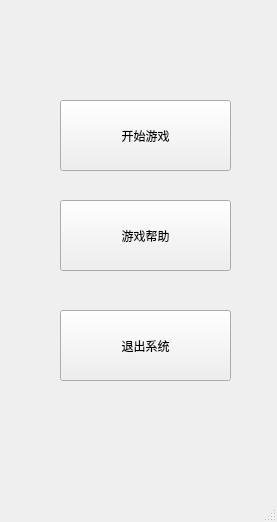
<?xml version="1.0" encoding="UTF-8"?>
<ui version="4.0">
 <class>MainWindow</class>
 <widget class="QMainWindow" name="MainWindow">
  <property name="geometry">
   <rect>
    <x>0</x>
    <y>0</y>
    <width>277</width>
    <height>522</height>
   </rect>
  </property>
  <property name="windowTitle">
   <string>MainWindow</string>
  </property>
  <widget class="QWidget" name="centralwidget">
   <widget class="QPushButton" name="pushButton">
    <property name="geometry">
     <rect>
      <x>60</x>
      <y>100</y>
      <width>171</width>
      <height>71</height>
     </rect>
    </property>
    <property name="text">
     <string>开始游戏</string>
    </property>
   </widget>
   <widget class="QPushButton" name="pushButton_2">
    <property name="geometry">
     <rect>
      <x>60</x>
      <y>200</y>
      <width>171</width>
      <height>71</height>
     </rect>
    </property>
    <property name="text">
     <string>游戏帮助</string>
    </property>
   </widget>
   <widget class="QPushButton" name="pushButton_3">
    <property name="geometry">
     <rect>
      <x>60</x>
      <y>310</y>
      <width>171</width>
      <height>71</height>
     </rect>
    </property>
    <property name="text">
     <string>退出系统</string>
    </property>
   </widget>
  </widget>
  <widget class="QMenuBar" name="menubar">
   <property name="geometry">
    <rect>
     <x>0</x>
     <y>0</y>
     <width>277</width>
     <height>25</height>
    </rect>
   </property>
  </widget>
  <widget class="QStatusBar" name="statusbar"/>
 </widget>
 <resources/>
 <connections/>
</ui>
